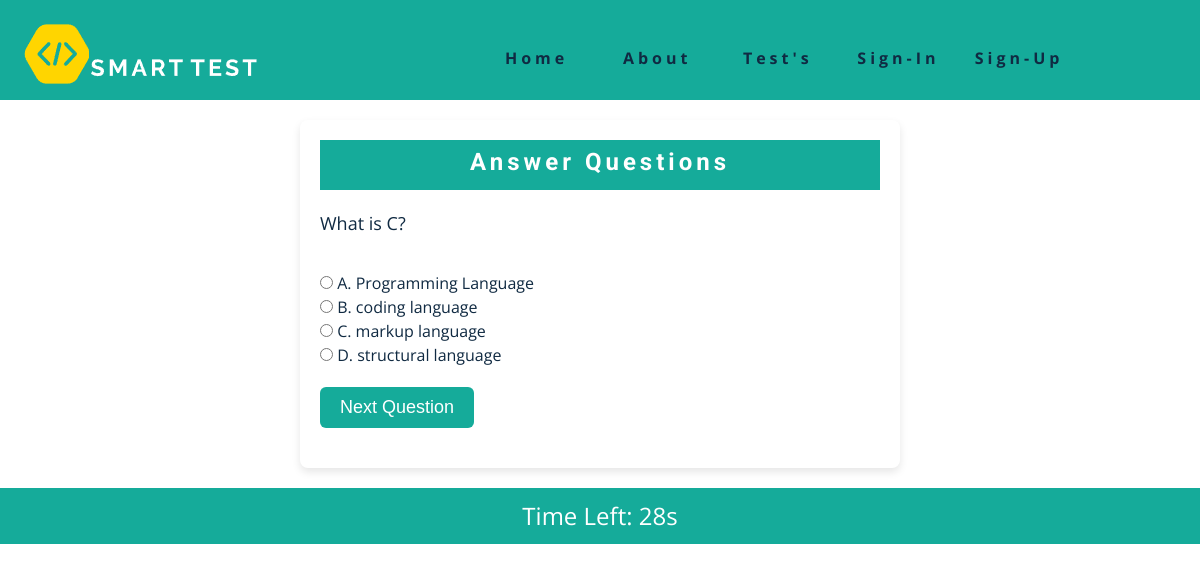
The page /select_answers.php?subject_id=7&test_type=basic on the database its author committed.
### tables this page shows
CREATE TABLE `questions` (
  `question_id` int(11) NOT NULL,
  `subject_id` int(11) NOT NULL,
  `test_type` varchar(150) NOT NULL,
  `question` varchar(250) NOT NULL,
  `option1` varchar(50) NOT NULL,
  `option2` varchar(50) NOT NULL,
  `option3` varchar(50) NOT NULL,
  `option4` varchar(50) NOT NULL,
  `correct_answer` varchar(50) NOT NULL
);

### select_answers.php (the view, shortened to what this page needs)
<!DOCTYPE html>
<html lang="en">
<head>
</head>
<body>
    <?php
    include("header.php");
    include("connect.php");
    if(isset($_GET['subject_id']) && isset($_GET['test_type'])) {
        $subject_id = $_GET['subject_id'];
        $test_type = $_GET['test_type'];
        $sql_questions = "SELECT * FROM questions WHERE subject_id = '$subject_id' AND test_type = '$test_type'";
        $result_questions = $conn->query($sql_questions);
    ?>
    <div class="selectans-cont">
    <h2>Answer Questions</h2>
    <form action="submit_answers.php" method="post" id="question-form">
        <?php
        $questions = [];
        if ($result_questions->num_rows > 0) {
            while ($row = $result_questions->fetch_assoc()) {
                $questions[] = $row;
            }
        }
        shuffle($questions);
        foreach ($questions as $key => $question) {
            $question_count = $key + 1;
            echo "<div class='question' id='question-$question_count'>";
            echo "<label>{$question['question']}</label><br>";
            echo "<input type='radio' name='answers[{$question['question_id']}]' value='A'> A. {$question['option1']}<br>";
            echo "<input type='radio' name='answers[{$question['question_id']}]' value='B'> B. {$question['option2']}<br>";
            echo "<input type='radio' name='answers[{$question['question_id']}]' value='C'> C. {$question['option3']}<br>";
            echo "<input type='radio' name='answers[{$question['question_id']}]' value='D'> D. {$question['option4']}<br>";
            echo "</div>";
        }
        echo "<button type='button' id='next-question'>Next Question</button>";
        ?>
    </form>
    </div>
    <?php
    } else {
        header("Location: select_subject.php");
        exit();
    }
    ?>
</body>
</html>

### css/styles.css (style rules this page uses)
:root { --clr-primary-1: hsl(43, 86%, 17%); --clr-primary-2: hsl(43, 77%, 27%); --clr-primary-3: hsl(43, 72%, 37%); --clr-primary-4: hsl(42, 63%, 48%); --clr-primary-5: hsl(42, 78%, 60%); --clr-primary-6: hsl(43, 89%, 70%); --clr-primary-7: hsl(43, 90%, 76%); --clr-primary-8: hsl(45, 86%, 81%); --clr-primary-9: hsl(45, 90%, 88%); --clr-primary-10: hsl(45, 100%, 96%); --clr-grey-1: hsl(209, 61%, 16%); --clr-grey-2: hsl(211, 39%, 23%); --clr-grey-3: hsl(209, 34%, 30%); --clr-grey-4: hsl(209, 28%, 39%); --clr-grey-5: hsl(210, 22%, 49%); --clr-grey-6: hsl(209, 23%, 60%); --clr-grey-7: hsl(211, 27%, 70%); --clr-grey-8: hsl(210, 31%, 80%); --clr-grey-9: hsl(212, 33%, 89%); --clr-grey-10: hsl(210, 36%, 96%); --clr-white: #fff; --ff-primary: 'Roboto', sans-serif; --ff-secondary: 'Open Sans', sans-serif; --transition: all 0.3s linear; --spacing: 0.25rem; --radius: 0.5rem; --light-shadow: 0 5px 15px rgba(0, 0, 0, 0.1); --dark-shadow: 0 5px 15px rgba(0, 0, 0, 0.2); --max-width: 1170px; }
body { font-family: var(--ff-secondary); background: var(--clr-white); color: var(--clr-grey-1); line-height: 1.5; font-size: 0.875rem; }
h1, h2, h3, h4 { letter-spacing: var(--spacing); text-transform: capitalize; line-height: 1.25; margin-bottom: 0.75rem; font-family: var(--ff-primary); }
h2 { font-size: 2rem; }
@media screen and (min-width: 800px) { h2 { font-size: 2.5rem; } }
@media screen and (min-width: 800px) { body { font-size: 1rem; } }
@media screen and (min-width: 800px) { h1, h2, h3, h4 { line-height: 1; } }

### select_answers.php (style rules this page uses)
.question { display: none; }
.selectans-cont { border-radius: 8px; box-shadow: 0 4px 8px rgba(0, 0, 0, 0.1); padding: 20px; max-width: 600px; margin: 20px auto; }
.selectans-cont h2 { background-color: #15AB9A; height: 50px; padding: 10px 12px; font-size: 24px; color: white; margin-bottom: 20px; text-align: center; }
.selectans-cont form { margin-bottom: 20px; }
.selectans-cont .question { margin-bottom: 20px; }
.selectans-cont label { font-size: 18px; margin-bottom: 10px; display: block; }
.selectans-cont input[type='radio'] { margin-bottom: 6px; }
.selectans-cont #next-question, .selectans-cont #submit-answers { background-color: #15AB9A; color: white; border: none; border-radius: 6px; padding: 10px 20px; font-size: 18px; cursor: pointer; transition: background-color 0.3s ease; }

### rows shown on the page
questions: question "What is C?", option1 "Programming Language", option2 "coding language", option3 "markup language", option4 "structural language"
